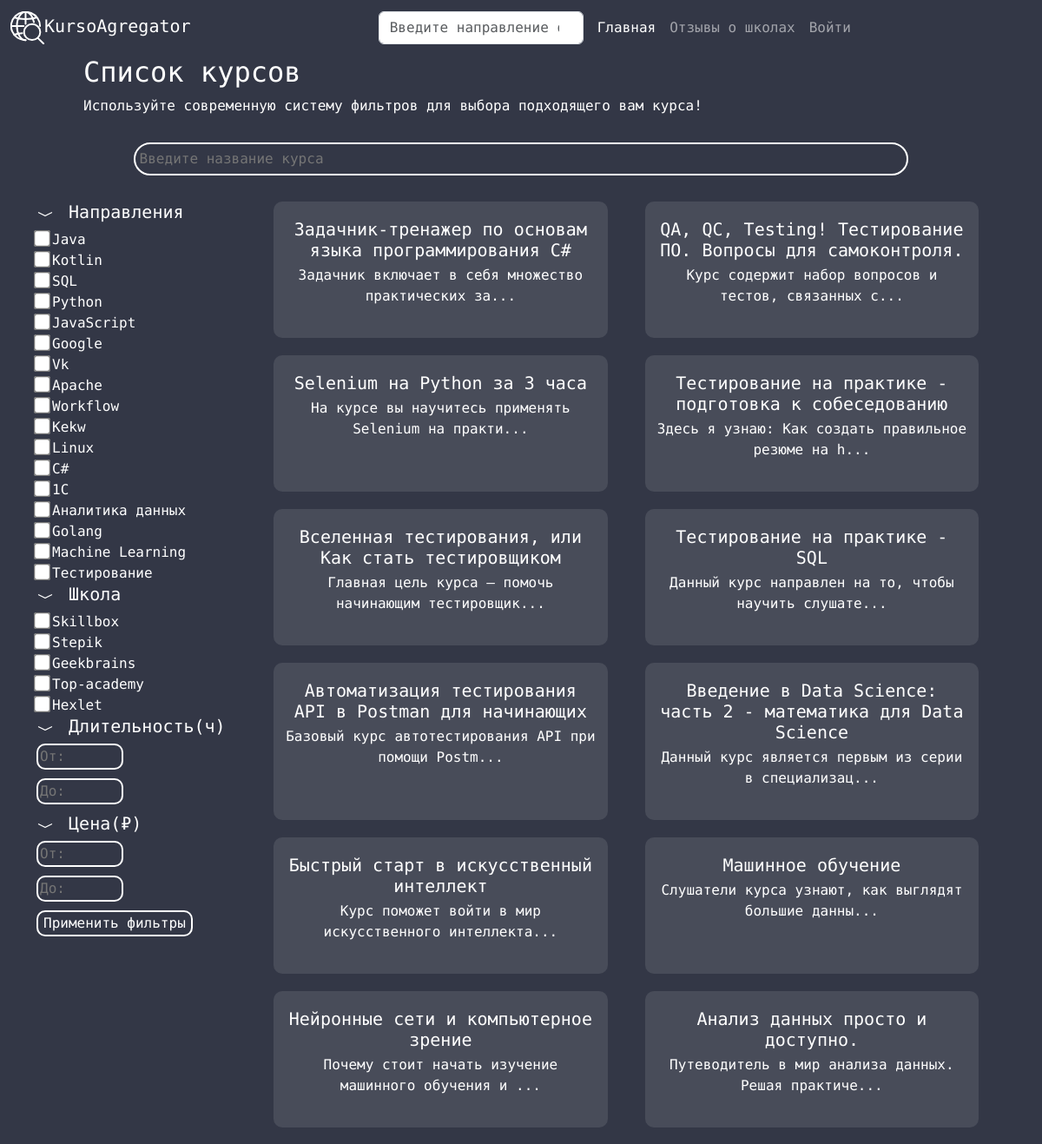
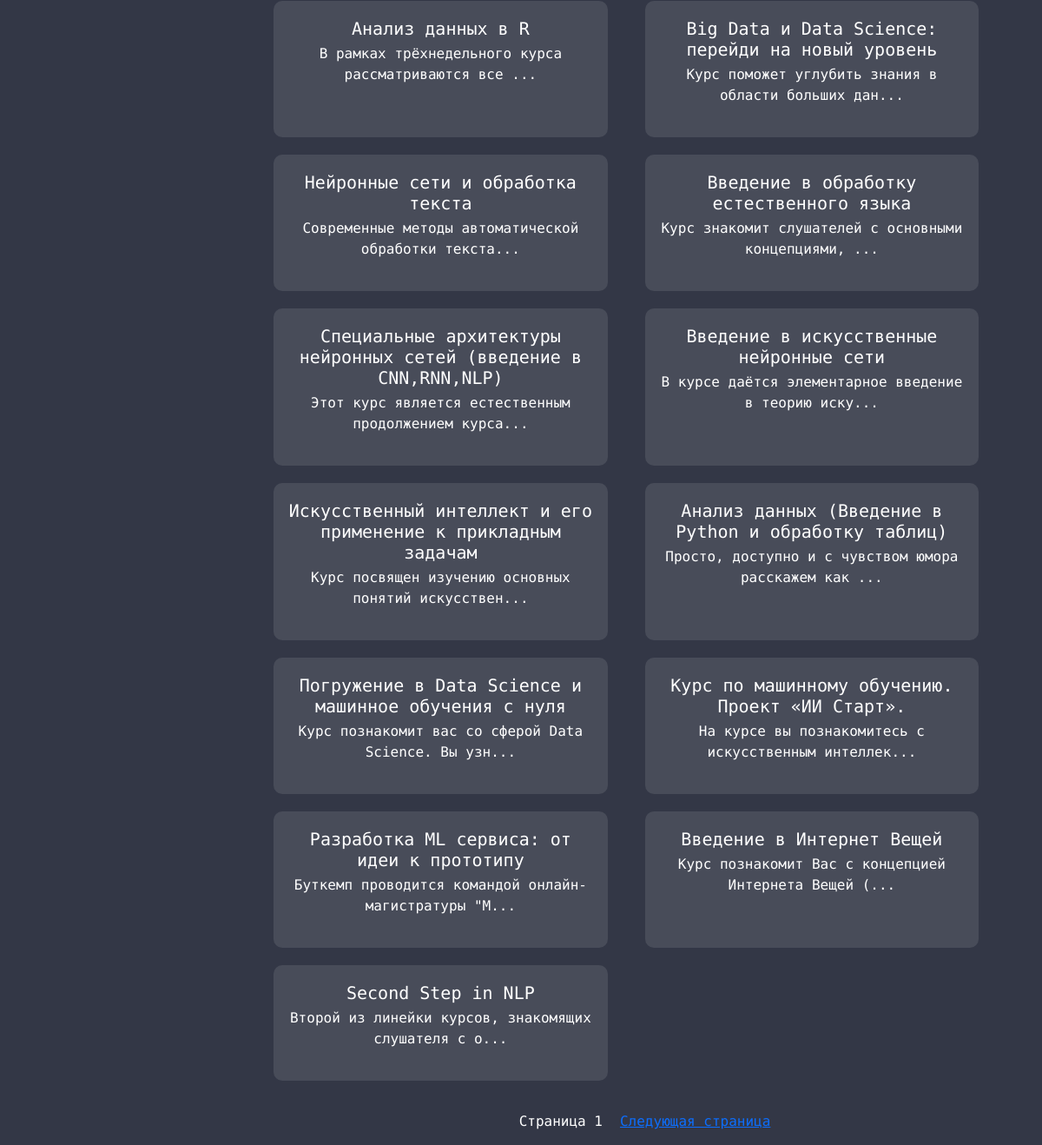
Page /list_courses on the committed database (2 pictures, top to bottom).
### app/models.py (models this page shows, shortened)
class Technology(db.Model):
    id = db.Column(db.Integer, primary_key=True)
    title = db.Column(db.String(128), nullable=False)

class School(db.Model):
    id = db.Column(db.Integer, primary_key=True)
    title = db.Column(db.String(128), nullable=False)
    description = db.Column(db.String())
    reviews = db.relationship('Review', backref='school', secondary=school_review,
                              lazy='dynamic')
    courses = db.relationship('Course', backref='owner',
                              lazy='dynamic')

class Course(db.Model):
    id = db.Column(db.Integer, primary_key=True)
    name = db.Column(db.String(128), nullable=False)
    price = db.Column(db.Float, nullable=False)
    rating = db.Column(db.Float)
    duration = db.Column(db.String(128))
    description = db.Column(db.String(), nullable=False)
    date_start = db.Column(db.DateTime, default=datetime.utcnow)
    school_id = db.Column(db.Integer, db.ForeignKey('school.id', ondelete='CASCADE'))
    link = db.Column(db.String(256), nullable=False, unique=True)
    reviews = db.relationship('Review', backref='course', secondary=course_review,
                              lazy='dynamic')
    technologies = db.relationship('Technology', backref='tech', secondary=course_technology,
                                   lazy='dynamic')

### app/main/routes.py (the view)
@bp.route('/list_courses', methods=['GET'])
def courses():
    page = request.args.get('page', 1, type=int)
    selected_filters = request.form.getlist('filter')
    if not selected_filters:
        selected_filters = request.args.getlist('filter')
    unique_technologies = Technology.query.with_entities(
        Technology.title).distinct().all()
    unique_schools = School.query.with_entities(School.title).distinct().all()
    filter_dict = {
        'Направления': [tech[0] for tech in unique_technologies],
        'Школа': [school[0] for school in unique_schools]
    }
    indexed_filter_dict = enumerate(filter_dict.items())
    filtered_courses = filter_courses(filter_dict, selected_filters).order_by(Course.date_start.desc())
    filtered_courses = filtered_courses.paginate(page, current_app.config['COURSE_PER_PAGE'], False)
    next_url = url_for('main.courses', page=filtered_courses.next_num) \
        if filtered_courses.has_next else None
    prev_url = url_for('main.courses', page=filtered_courses.prev_num) \
        if filtered_courses.has_prev else None
    return render_template('main/list_courses.html', courses=filtered_courses.items,
                           indexed_filter_dict=indexed_filter_dict,
                           select=selected_filters,
                           next_url=next_url,
                           prev_url=prev_url,
                           page=page)

### app/templates/main/list_courses.html (shortened to what this page needs)
{% extends 'base.html' %}
{% block content %}
<link rel="stylesheet" type="text/css" href="{{ url_for('static', filename='style/courses.css') }}">
<body>
<div class="main">
  <h2>Список курсов</h2>
  <p>Используйте современную систему фильтров для выбора подходящего вам курса!</p>
</div>
<div class="container">
  <div class="row">
    <div class="col-md-12 text-center">
      <form method="get" action="{{ url_for('main.courses') }}" class="search-form">
        <input type="text" name="search" id="search" placeholder="Введите название курса">
      </form>
    </div>
    <div class="container">
      <div class="row">
        <div class="col-lg-3 col-md-3 col-6">
          <div class="sidebar">
            <form method="GET" action="{{ url_for('main.courses') }}" class="form_filter">
              {% for block_idx, (block, filters) in indexed_filter_dict %}
              <h5>
                <img src="{{ url_for('static', filename='icon/chevron-down.svg') }}" width="25" class="img_button" data-index="{{ block_idx }}">
                {{ block }}
              </h5>
              <div class="filter-container" data-index="{{ block_idx }}" style="display: block;">
                {% for filter in filters %}
                <label><input type="checkbox" class="filter-label" name="filter" value="{{ filter }}" {% if filter in select %}checked{% endif %}>{{ filter }}</label>
                <br>
                {% endfor %}
              </div>
              {% endfor %}
              <h5>
                <img src="{{ url_for('static', filename='icon/chevron-down.svg') }}" width="25" class="img_button" data-index="duration">
                Длительность(ч)
              </h5>
              <div class="filter-container row" data-index="duration" style="display: block;" >
                <div class="col-md-3 col-6" >
                  <label><input type="number" name="duration_from" placeholder="От:" min="0"></label>
                </div>
                <div class="col-md-3 col-6">
                  <label><input type="number" name="duration_to" placeholder="До:" min="0"></label>
                </div>
              </div>
              <h5>
                <img src="{{ url_for('static', filename='icon/chevron-down.svg') }}" width="25" class="img_button" data-index="price">
                Цена(₽)
              </h5>
              <div class="filter-container row" data-index="price" style="display: block;">
                <div class="col-md-6 col-6" >
                  <label><input type="number" name="price_from" placeholder="От:"  min="0"></label>
                </div>
                <div class="col-md-6">
                  <label><input type="number" name="price_to" placeholder="До:"  min="0"></label>
                </div>
              </div>
              <button type="submit">Применить фильтры</button>
            </form>
          </div>
        </div>
        <div class="col-md-9 col-6">
          <div class="main-content row">
            {% for course in courses %}
            {% if loop.index+1 is divisibleby(2) %}
            <div class="courses-container col-md-6">
              <h5><a class="nav-link" href="{{ url_for('main.course', id=course.id) }}">{{ course.name }}</a></h5>
              <p>{{ course.description[:50] + '...' if course.description|length > 50 else course.description }}</p>
            </div>
            {% else %}
            <div class="courses-container col-md-6">
              <h5>{{ course.name }}</a>
                <p>{{ course.description }}</p></h5>
              {% endif %}
              {% endfor %}
              <div class="pages">
                <span>Страница {{ page }}</span>
                {% if next_url %}
                <a href="{{ next_url }}">Следующая страница</a>
                {% endif %}
              </div>
            </div>
          </div>
        </div>
      </div>
    </div>
  </div>
</body>
</html>
{% endblock %}

### app/static/style/base.css (style rules this page uses)
body { background-color: rgba(51, 55, 70, 1); font-family: 'Roboto Mono', monospace; }
* { color: white; }

### app/static/style/courses.css (style rules this page uses)
#search { width: 80%; padding: 5px; border-radius: 40px; background-color: rgba(51, 55, 70, 1); color: #a8a8a8; border: 2px solid #fff; }
.pages { display: flex; margin-top: 5px; margin-bottom: 5px; justify-content: center; }
.pages a { margin: 10px; }
.pages span { margin: 10px; }
.main { padding-left: 8%; }
.container { margin-top: 30px; }
.img_button { padding-right: 5px; }
.filter-container input[type="checkbox"] { transform: scale(1.5); margin-right: 5px; }
input[type="number"] { background-color: rgba(51, 55, 70, 1); color: #fff; border: 2px solid #fff; border-radius: 10px; width: 100px; margin-right: 5px; margin-bottom: 10px; }
.form_filter button[type="submit"] { background-color: rgba(51, 55, 70, 1); color: #fff; border: 2px solid #fff; border-radius: 10px; }
.courses-container { background-color: #484C59; color: white; padding-top: 20px; padding-bottom: 20px; margin-bottom: 20px; border-radius: 10px; word-wrap: break-word; }
.courses-container h5 { color: white; text-align: center; margin-bottom: 5px; }
.courses-container p { text-align: center; }
@media screen and (min-width: 769px) { .courses-container { width: 45%; margin-right: 5%; } }

### rows in the picture
Technology: title "Java"
Technology: title "Kotlin"
Technology: title "SQL"
Technology: title "Python"
Technology: title "JavaScript"
Technology: title "Google"
Technology: title "Apache"
Technology: title "Workflow"
Technology: title "Kekw"
Technology: title "Linux"
Technology: title "Аналитика данных"
Technology: title "Golang"
Technology: title "Machine Learning"
Technology: title "Тестирование"
School: title "Skillbox"
School: title "Geekbrains"
School: title "Top-academy"
School: title "Hexlet"
Course: name "Задачник-тренажер по основам языка программирования C#", description "Задачник включает в себя множество практических за..."
Course: name "QA, QC, Testing! Тестирование ПО. Вопросы для самоконтроля.", description "Курс содержит набор вопросов и тестов, связанных с..."
Course: name "Selenium на Python за 3 часа", description "На курсе вы научитесь применять Selenium на практи..."
Course: name "Тестирование на практике - подготовка к собеседованию", description "Здесь я узнаю: Как создать правильное резюме на h..."
Course: name "Вселенная тестирования, или Как стать тестировщиком", description "Главная цель курса — помочь начинающим тестировщик..."
Course: name "Тестирование на практике - SQL", description "Данный курс направлен на то, чтобы научить слушате..."
Course: name "Автоматизация тестирования API в Postman для начинающих", description "Базовый курс автотестирования API при помощи Postm..."
Course: name "Введение в Data Science: часть 2 - математика для Data Science", description "Данный курс является первым из серии в специализац..."
Course: name "Быстрый старт в искусственный интеллект", description "Курс поможет войти в мир искусственного интеллекта..."
Course: name "Машинное обучение", description "Слушатели курса узнают, как выглядят большие данны..."
Course: name "Нейронные сети и компьютерное зрение", description "Почему стоит начать изучение машинного обучения и ..."
Course: name "Анализ данных просто и доступно.", description "Путеводитель в мир анализа данных. Решая практиче..."
Course: name "Анализ данных в R", description "В рамках трёхнедельного курса рассматриваются все ..."
Course: name "Big Data и Data Science: перейди на новый уровень", description "Курс поможет углубить знания в области больших дан..."
Course: name "Нейронные сети и обработка текста", description "Современные методы автоматической обработки текста..."
Course: name "Введение в обработку естественного языка", description "Курс знакомит слушателей с основными концепциями, ..."
Course: name "Специальные архитектуры нейронных сетей (введение в CNN,RNN,NLP)", description "Этот курс является естественным продолжением курса..."
Course: name "Введение в искусственные нейронные сети", description "В курсе даётся элементарное введение в теорию иску..."
Course: name "Искусственный интеллект и его применение к прикладным задачам", description "Курс посвящен изучению основных понятий искусствен..."
Course: name "Анализ данных (Введение в Python и обработку таблиц)", description "Просто, доступно и с чувством юмора расскажем как ..."
Course: name "Погружение в Data Science и машинное обучения с нуля", description "Курс познакомит вас со сферой Data Science. Вы узн..."
Course: name "Курс по машинному обучению. Проект «ИИ Старт».", description "На курсе вы познакомитесь с искусственным интеллек..."
Course: name "Разработка ML сервиса: от идеи к прототипу", description "Буткемп проводится командой онлайн-магистратуры \"М..."
Course: name "Введение в Интернет Вещей", description "Курс познакомит Вас с концепцией Интернета Вещей (..."
Course: name "Second Step in NLP", description "Второй из линейки курсов, знакомящих слушателя с о..."

### other values in the picture
{{ block }} "Направления" "Школа"
{{ filter }} "Vk" "C#" "1C" "Stepik"
{{ page }} "1"
